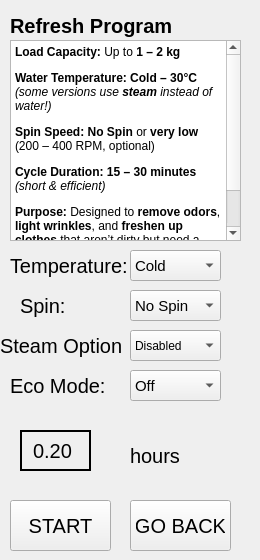
    <widget class="QWidget" name="refreshPage">
     <widget class="QLabel" name="refreshTitle">
      <property name="geometry">
       <rect>
        <x>10</x>
        <y>0</y>
        <width>241</width>
        <height>51</height>
       </rect>
      </property>
      <property name="styleSheet">
       <string notr="true">QLabel {
font-size:20px;
font-weight:bold;
}</string>
      </property>
      <property name="text">
       <string>Refresh Program</string>
      </property>
     </widget>
     <widget class="QTextEdit" name="textEdit_9">
      <property name="geometry">
       <rect>
        <x>10</x>
        <y>40</y>
        <width>231</width>
        <height>201</height>
       </rect>
      </property>
      <property name="html">
       <string>&lt;!DOCTYPE HTML PUBLIC &quot;-//W3C//DTD HTML 4.0//EN&quot; &quot;http://www.w3.org/TR/REC-html40/strict.dtd&quot;&gt;
&lt;html&gt;&lt;head&gt;&lt;meta name=&quot;qrichtext&quot; content=&quot;1&quot; /&gt;&lt;meta charset=&quot;utf-8&quot; /&gt;&lt;style type=&quot;text/css&quot;&gt;
p, li { white-space: pre-wrap; }
hr { height: 1px; border-width: 0; }
li.unchecked::marker { content: &quot;\2610&quot;; }
li.checked::marker { content: &quot;\2612&quot;; }
&lt;/style&gt;&lt;/head&gt;&lt;body style=&quot; font-family:'Segoe UI'; font-size:9pt; font-weight:400; font-style:normal;&quot;&gt;
&lt;p style=&quot; margin-top:12px; margin-bottom:12px; margin-left:0px; margin-right:0px; -qt-block-indent:0; text-indent:0px;&quot;&gt;&lt;span style=&quot; font-weight:700;&quot;&gt;Load Capacity:&lt;/span&gt; Up to &lt;span style=&quot; font-weight:700;&quot;&gt;1 – 2 kg&lt;/span&gt;&lt;/p&gt;
&lt;p style=&quot; margin-top:12px; margin-bottom:12px; margin-left:0px; margin-right:0px; -qt-block-indent:0; text-indent:0px;&quot;&gt;&lt;span style=&quot; font-weight:700;&quot;&gt;Water Temperature:&lt;/span&gt; &lt;span style=&quot; font-weight:700;&quot;&gt;Cold – 30°C&lt;/span&gt; &lt;span style=&quot; font-style:italic;&quot;&gt;(some versions use &lt;/span&gt;&lt;span style=&quot; font-weight:700; font-style:italic;&quot;&gt;steam&lt;/span&gt;&lt;span style=&quot; font-style:italic;&quot;&gt; instead of water!)&lt;/span&gt;&lt;/p&gt;
&lt;p style=&quot; margin-top:12px; margin-bottom:12px; margin-left:0px; margin-right:0px; -qt-block-indent:0; text-indent:0px;&quot;&gt;&lt;span style=&quot; font-weight:700;&quot;&gt;Spin Speed:&lt;/span&gt; &lt;span style=&quot; font-weight:700;&quot;&gt;No Spin&lt;/span&gt; or &lt;span style=&quot; font-weight:700;&quot;&gt;very low&lt;/span&gt; (200 – 400 RPM, optional)&lt;/p&gt;
&lt;p style=&quot; margin-top:12px; margin-bottom:12px; margin-left:0px; margin-right:0px; -qt-block-indent:0; text-indent:0px;&quot;&gt;&lt;span style=&quot; font-weight:700;&quot;&gt;Cycle Duration:&lt;/span&gt; &lt;span style=&quot; font-weight:700;&quot;&gt;15 – 30 minutes&lt;/span&gt; &lt;span style=&quot; font-style:italic;&quot;&gt;(short &amp;amp; efficient)&lt;/span&gt;&lt;/p&gt;
&lt;p style=&quot; margin-top:12px; margin-bottom:12px; margin-left:0px; margin-right:0px; -qt-block-indent:0; text-indent:0px;&quot;&gt;&lt;span style=&quot; font-weight:700;&quot;&gt;Purpose:&lt;/span&gt; Designed to &lt;span style=&quot; font-weight:700;&quot;&gt;remove odors&lt;/span&gt;, &lt;span style=&quot; font-weight:700;&quot;&gt;light wrinkles&lt;/span&gt;, and &lt;span style=&quot; font-weight:700;&quot;&gt;freshen up clothes&lt;/span&gt; that aren’t dirty but need a quick reset (e.g., worn once, stored long). Some machines use &lt;span style=&quot; font-weight:700;&quot;&gt;steam&lt;/span&gt; or a &lt;span style=&quot; font-weight:700;&quot;&gt;gentle mist spray&lt;/span&gt;.&lt;/p&gt;&lt;/body&gt;&lt;/html&gt;</string>
      </property>
     </widget>
     <widget class="QLabel" name="tempLabel_9">
      <property name="geometry">
       <rect>
        <x>10</x>
        <y>250</y>
        <width>131</width>
        <height>31</height>
       </rect>
      </property>
      <property name="styleSheet">
       <string notr="true">QLabel{
font-size:20px;
}</string>
      </property>
      <property name="text">
       <string>Temperature:</string>
      </property>
     </widget>
     <widget class="QComboBox" name="refreshTempBox">
      <property name="geometry">
       <rect>
        <x>130</x>
        <y>250</y>
        <width>91</width>
        <height>31</height>
       </rect>
      </property>
      <property name="styleSheet">
       <string notr="true">QComboBox{
font-size:15px;
}</string>
      </property>
      <property name="editable">
       <bool>false</bool>
      </property>
      <item>
       <property name="text">
        <string>Cold</string>
       </property>
      </item>
      <item>
       <property name="text">
        <string>30°C</string>
       </property>
      </item>
      <item>
       <property name="text">
        <string>40°C</string>
       </property>
      </item>
     </widget>
     <widget class="QLabel" name="spinLabel_8">
      <property name="geometry">
       <rect>
        <x>20</x>
        <y>290</y>
        <width>61</width>
        <height>31</height>
       </rect>
      </property>
      <property name="styleSheet">
       <string notr="true">QLabel{
font-size:20px;
}</string>
      </property>
      <property name="text">
       <string>Spin:</string>
      </property>
     </widget>
     <widget class="QComboBox" name="refreshSpinBox">
      <property name="geometry">
       <rect>
        <x>130</x>
        <y>290</y>
        <width>91</width>
        <height>31</height>
       </rect>
      </property>
      <property name="styleSheet">
       <string notr="true">QComboBox{
font-size:15px;
}</string>
      </property>
      <property name="editable">
       <bool>false</bool>
      </property>
      <item>
       <property name="text">
        <string>No Spin</string>
       </property>
      </item>
      <item>
       <property name="text">
        <string>200RPM</string>
       </property>
      </item>
      <item>
       <property name="text">
        <string>400RPM</string>
       </property>
      </item>
     </widget>
     <widget class="QLabel" name="rinseLabel_8">
      <property name="geometry">
       <rect>
        <x>0</x>
        <y>330</y>
        <width>151</width>
        <height>31</height>
       </rect>
      </property>
      <property name="styleSheet">
       <string notr="true">QLabel{
font-size:20px;
}</string>
      </property>
      <property name="text">
       <string>Steam Option</string>
      </property>
     </widget>
     <widget class="QComboBox" name="refreshSteamBox">
      <property name="geometry">
       <rect>
        <x>130</x>
        <y>330</y>
        <width>91</width>
        <height>31</height>
       </rect>
      </property>
      <property name="styleSheet">
       <string notr="true">QComboBox{
font-size:12px;
}</string>
      </property>
      <property name="editable">
       <bool>false</bool>
      </property>
      <item>
       <property name="text">
        <string>Disabled</string>
       </property>
      </item>
      <item>
       <property name="text">
        <string>Enabled</string>
       </property>
      </item>
     </widget>
     <widget class="QLabel" name="ecomodeLabel_9">
      <property name="geometry">
       <rect>
        <x>10</x>
        <y>370</y>
        <width>131</width>
        <height>31</height>
       </rect>
      </property>
      <property name="styleSheet">
       <string notr="true">QLabel{
font-size:20px;
}</string>
      </property>
      <property name="text">
       <string>Eco Mode:</string>
      </property>
     </widget>
     <widget class="QComboBox" name="refreshEcoModeBox">
      <property name="geometry">
       <rect>
        <x>130</x>
        <y>370</y>
        <width>91</width>
        <height>31</height>
       </rect>
      </property>
      <property name="styleSheet">
       <string notr="true">QComboBox{
font-size:15px;
}</string>
      </property>
      <property name="editable">
       <bool>false</bool>
      </property>
      <item>
       <property name="text">
        <string>Off</string>
       </property>
      </item>
      <item>
       <property name="text">
        <string>On</string>
       </property>
      </item>
     </widget>
     <widget class="QLabel" name="refreshHourLabel">
      <property name="geometry">
       <rect>
        <x>20</x>
        <y>430</y>
        <width>71</width>
        <height>41</height>
       </rect>
      </property>
      <property name="styleSheet">
       <string notr="true">QLabel {
font-size:20px;
border:2px solid black;
padding:6px;
}</string>
      </property>
      <property name="text">
       <string>0.20</string>
      </property>
     </widget>
     <widget class="QLabel" name="label_9">
      <property name="geometry">
       <rect>
        <x>130</x>
        <y>440</y>
        <width>81</width>
        <height>31</height>
       </rect>
      </property>
      <property name="styleSheet">
       <string notr="true">QLabel{
font-size:20px;
}</string>
      </property>
      <property name="text">
       <string>hours</string>
      </property>
     </widget>
     <widget class="QPushButton" name="refreshStartButt">
      <property name="geometry">
       <rect>
        <x>10</x>
        <y>500</y>
        <width>101</width>
        <height>51</height>
       </rect>
      </property>
      <property name="styleSheet">
       <string notr="true">QPushButton{
font-size:20px;
padding:5px;
}</string>
      </property>
      <property name="text">
       <string>START</string>
      </property>
     </widget>
     <widget class="QPushButton" name="refreshBackButt">
      <property name="geometry">
       <rect>
        <x>130</x>
        <y>500</y>
        <width>101</width>
        <height>51</height>
       </rect>
      </property>
      <property name="styleSheet">
       <string notr="true">QPushButton{
font-size:20px;
padding:5px;
}</string>
      </property>
      <property name="text">
       <string>GO BACK</string>
      </property>
     </widget>
    </widget>
